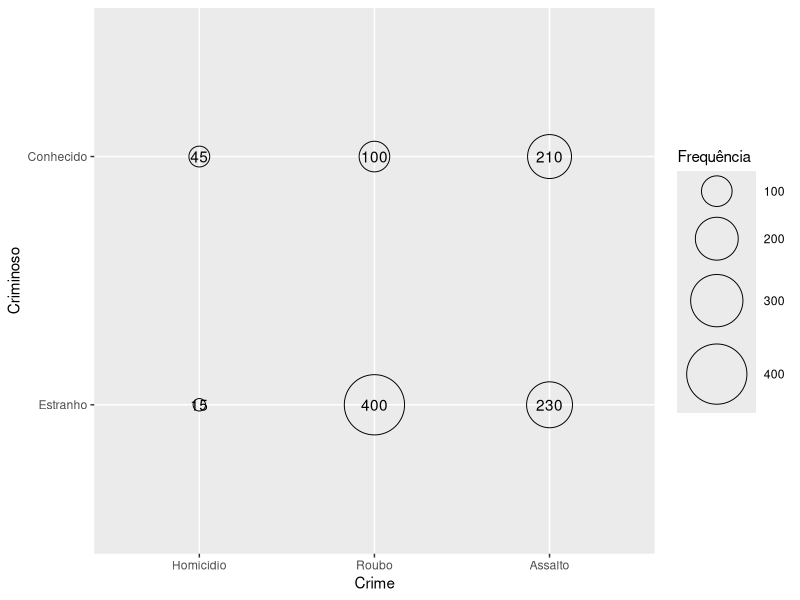

Source code (R):
library(pwr)
library(ggplot2)

# Montar a tabela
animais_observado<-c(116,15,20,29)
p0_modelo<-c(8,1,1,2)/sum(c(8,1,1,2))

(animais_esperado<-p0_modelo*180)

(animais_observado-animais_esperado)^2/animais_esperado  

(Estatistica_animais<-sum((animais_observado-animais_esperado)^2/animais_esperado))

(critico_animais<-qchisq(1-0.05,3))
(critico_animais<-qchisq(0.05,3,lower.tail = F))
(valor_p_animais<-(1-pchisq(Estatistica_animais,4-1)))
(valor_p_animais<-(pchisq(Estatistica_animais,4-1,lower.tail = F)))

#Montar a tabela
animais_observado<-c(116,15,20,29)

#Teste
(teste_animais<-chisq.test(animais_observado,p=p0_modelo))
#Frequencias observadas
teste_animais$observed
#Frequencias esperadas
teste_animais$expected
#Estatistica
teste_animais$statistic
#Residuos
teste_animais$residuals

# índice w (efeito)
# pwr
pH1_animais<-animais_observado/sum(animais_observado)
pH0_animais<-animais_esperado/sum(animais_esperado)

(w_animais<-sqrt(sum((pH1_animais-pH0_animais)^2/pH0_animais)))

#Poder do teste
pwr.chisq.test(w=w_animais,N=180,df=3,sig.level=0.05)

#Tamanho da amostra
pwr.chisq.test(w=w_animais,N=NULL,df=3,sig.level=0.05,power=0.8)

#Exemplo 2 - Mamão (slide 7)
mamao_observados<-c(321,306,368,680,282,43)
(mamao_esperados<-c(pnorm(300,mean=400,sd=100), #classe1
                   pnorm(350,400,100)-pnorm(300,400,100),
                   pnorm(400,400,100)-pnorm(350,400,100),
                   pnorm(500,400,100)-pnorm(400,400,100),
                   pnorm(600,400,100)-pnorm(500,400,100),
                   1-pnorm(600,400,100)
                   )*2000)

#Estatistica do teste
(Estatistica_mamao<-sum((mamao_observados-mamao_esperados)^2
                       /mamao_esperados))
#Valor-p
(valor_p_mamao<-(1-pchisq(Estatistica_mamao,5)))

#Critico 
(critico_mamao<-qchisq(0.95,5))

#Probabilidades sob H0
(pH0_mamao<-c(pnorm(300,mean=400,sd=100), #classe1
  pnorm(350,400,100)-pnorm(300,400,100),
  pnorm(400,400,100)-pnorm(350,400,100),
  pnorm(500,400,100)-pnorm(400,400,100),
  pnorm(600,400,100)-pnorm(500,400,100),
  1-pnorm(600,400,100)
))

# Teste
(teste_mamao<-chisq.test(mamao_observados,p=pH0_mamao))

# índice w
pH1_mamao<-mamao_observados/sum(mamao_observados)
(w_mamao<-sqrt(sum((pH1_mamao-pH0_mamao)^2/pH0_mamao)))

#Poder do teste
(pwr.chisq.test(w=w_mamao,N=2000,df=5,sig.level=0.05))
#Tamanho da amostra
(pwr.chisq.test(w=w_mamao,N=NULL,df=5,sig.level=0.05,power=0.8))

#Exemplo 3 - Crime (slide 11)

Crime_esperado<-as.table(
  matrix(
    c(645*60/1000,645*500/1000,645*440/1000,
      355*60/1000,355*500/1000,355*440/1000),
    nrow=2,
    byrow = TRUE
  )
)
Crime_esperado
colnames(Crime_esperado)<-c('Homicídio','Roubo','Assalto')
rownames(Crime_esperado)<-c('Estranho','Conhecido')
names(dimnames(Crime_esperado))<-c('Criminoso','Crime')
Crime_esperado


Crime_observado<-as.table(
  matrix(
    c(15,400,230,
      45,100,210),
    nrow=2,
    byrow = TRUE
  )
)
colnames(Crime_observado)<-c('Homicídio','Roubo','Assalto')
rownames(Crime_observado)<-c('Estranho','Conhecido')
names(dimnames(Crime_observado))<-c('Criminoso','Crime')
Crime_observado

#Totais por margem
#Totais linhas
margin.table(Crime_observado,1)
prop.table(margin.table(Crime_observado,1))
#Totais colunas
margin.table(Crime_observado,2)
prop.table(margin.table(Crime_observado,2))

#Estatística do teste
(Estatistica_crime<-sum((Crime_observado-Crime_esperado)^2/
                         Crime_esperado))
#Valor crítico
(critico_crime<-qchisq(p=1-0.05,df=(2-1)*(3-1)))
#Valor-p
(valor_p_crime<-(1-pchisq(q=Estatistica_crime,df=(2-1)*(3-1))))

#Teste
(teste_crime<-chisq.test(Crime_observado))
teste_crime$statistic #estatística do teste
teste_crime$p.value #valor de p
teste_crime$expected #frequencias esperadas
teste_crime$observed #frequencias observadas

#índice w efeito
pH0_crime<-teste_crime$expected/sum(teste_crime$expected)
pH1_crime<-teste_crime$observed/sum(teste_crime$observed)
(w_crime<-sqrt(sum((pH1_crime-pH0_crime)^2/pH0_crime)))

#Poder do teste
pwr.chisq.test(w=w_crime,N=1000,df=2,sig.level = 0.05)

#Tamanho da amostra
pwr.chisq.test(w=w_crime,N=NULL,df=2,sig.level = 0.05,power=0.8)
pwr.chisq.test(w=w_crime,N=NULL,df=2,sig.level = 0.05,power=0.99)

data.frame(Crime_observado)
p<-ggplot(data.frame(Crime_observado),
          aes(x=Crime,y=Criminoso))
p+geom_point(aes(size=Freq),shape=21,colour='black')+
  scale_size_area(max_size = 20)+
  labs(x='Crime',y='Criminoso')+
  guides(size=guide_legend(title='Frequência'))+
  geom_text(aes(label=Freq))

#Exemplo 4 - Tabagismo (slide 13)
Oi_tabagismo<-as.table(matrix(
  c(49,16,
    106,79),ncol=2,byrow=T
))
colnames(Oi_tabagismo)<-c('Tabagista','Não tabagista')
rownames(Oi_tabagismo)<-c('Tabagista','Não tabagista')
names(dimnames(Oi_tabagismo))<-c('Pais','Filhos')
Oi_tabagismo
addmargins(Oi_tabagismo,FUN=list(Total=sum))


Ei_tabagismo<-as.table(matrix(
  c(65*155/250,65*95/250,
    185*155/250,185*95/250),ncol=2,byrow=T
))
rownames(Ei_tabagismo)<-c('Tabagista','Não tabagista')
names(dimnames(Ei_tabagismo))<-c('Pais','Filhos')
Ei_tabagismo
addmargins(Ei_tabagismo,FUN=list(Total=sum))

#Estatística do teste
(Estatistica_tabagismo<-sum(
  (abs(Oi_tabagismo-Ei_tabagismo)-0.5)^2/
    Ei_tabagismo))
#Valor crítico
qchisq(0.95,1)
#Valor-p
1-pchisq(Estatistica_tabagismo,1)

#Teste
help("chisq.test")
chisq.test(Oi_tabagismo)
#sem correção
chisq.test(Oi_tabagismo,correct=F)

#índice w efeito
(pH0_tabagismo<-Ei_tabagismo/sum(Ei_tabagismo))
(pH1_tabagismo<-Oi_tabagismo/sum(Oi_tabagismo))
(w_tabagismo<-sqrt(sum((pH1_tabagismo-pH0_tabagismo)^2/pH0_tabagismo)))

#Poder do teste
pwr.chisq.test(w=w_tabagismo,N=250,df=1,sig.level=0.05)
#Tamanho da amostra
pwr.chisq.test(w=w_tabagismo,N=NULL,df=1,sig.level=0.05,power=0.8)
